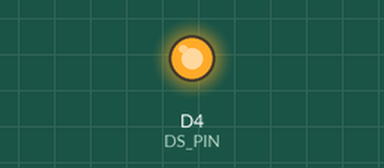
This program was run on a simulated ESP8266 (NodeMCU). Parts: output pins drawn as LEDs (lit = HIGH). Random numbers use the default seed unless the program sets one; pins used as bus, display or sensor lines are not drawn; what the program prints to the serial monitor is not drawn.

Above: at 0.2 s.
Timing chart, 0 to 1.7 s (numbered marks = the images above):
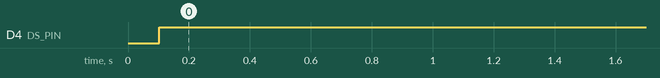

The program:

main.cpp
```cpp
#include <ESP8266WiFi.h>
#include <ESP8266WebServer.h>
#include <ArduinoOTA.h>
#include "secret.h"

// Tvoje stávající zapojení
#define DS_PIN    D4  // Serial Data
#define SHCP_PIN  D1  // Clock (SRCK)
#define STCP_PIN  D0  // Latch (RCK)

ESP8266WebServer server(80);
bool debug_mode = true;
int casA = 0;
int casB = 0;

// Tabulka pro čísla 0-9 (segmenty Q1 až Q7)
// Formát: 0bGFEDCBAx (x je Q0, ten v tabulce necháváme na 0)
const uint8_t cislice[] = {
  0b01111110, // 0
  0b01000001, // 1
  0b01101101, // 2
  0b01001111, // 3
  0b00010111, // 4
  0b01011011, // 5
  0b01111011, // 6
  0b00001110, // 7
  0b11111111, // 8
  0b01011111  // 9
};

uint8_t cisliceProCislo(int cislo) {
  if (cislo < 0 || cislo > 9) {
    return 0x00;
  }
  return cislice[cislo];
}

void swSPITransfer(uint8_t hodnota) {
  for (int i = 7; i >= 0; i--) {
    digitalWrite(DS_PIN, (hodnota & (1 << i)) ? HIGH : LOW);
    digitalWrite(SHCP_PIN, HIGH);
    delayMicroseconds(2);
    digitalWrite(SHCP_PIN, LOW);
    delayMicroseconds(1);
  }
}

void aktualizujRetezec(uint8_t *data) {
  digitalWrite(STCP_PIN, LOW);
  delayMicroseconds(5);

  for (int i = 7; i >= 0; i--) {
    swSPITransfer(data[i]);
  }

  digitalWrite(STCP_PIN, HIGH);
}

void zobrazCasy(int a, int b) {
  uint8_t pole[8] = {0};

  pole[0] = 0b11111111;
  pole[1] = 0b11111111;
  pole[2] = 0b11111111;
  pole[3] = 0b11111111;

  pole[4] = 0b11111111;
  pole[5] = 0b11111111;
  pole[6] = 0b11111111;
  pole[7] = 0b11111111;

  aktualizujRetezec(pole);
}

void handleDataRequest() {
  String payload = "{\"time_a\":" + String(casA) + ",\"time_b\":" + String(casB) + "}";
  server.send(200, "application/json", payload);
}

void setup() {
  pinMode(DS_PIN, OUTPUT);
  pinMode(SHCP_PIN, OUTPUT);
  pinMode(STCP_PIN, OUTPUT);

  digitalWrite(STCP_PIN, HIGH);
  digitalWrite(SHCP_PIN, LOW);
  digitalWrite(DS_PIN, LOW);

  Serial.begin(115200);
  WiFi.softAP(wifi_ssid, wifi_password);
  delay(100);
  Serial.println();
  Serial.println("ESP8266 AP mode active");
  Serial.print("IP address: ");
  Serial.println(WiFi.softAPIP());

  server.on("/data", HTTP_GET, handleDataRequest);
  server.onNotFound([]() {
    server.send(404, "text/plain", "Not found");
  });
  server.begin();
  Serial.println("HTTP server started on /data");

  ArduinoOTA.setPassword(OTA_PASSWORD);
  ArduinoOTA.begin();
  Serial.println("OTA ready");
}

void loop() {
  server.handleClient();
  ArduinoOTA.handle();

  if (debug_mode) {
    casA = random(0, 100);
    casB = random(0, 100);
    zobrazCasy(casA, casB);
    delay(500);
  }
}
```

secret.h
```cpp
#define OTA_PASSWORD "venuccicas"
#define OTA_PORT 8266
#define wifi_ssid "casomira"
#define wifi_password "svmcas2026"
```

Measured:
- by itself, D4 (DS_PIN): LOW → HIGH at 0.10 s
